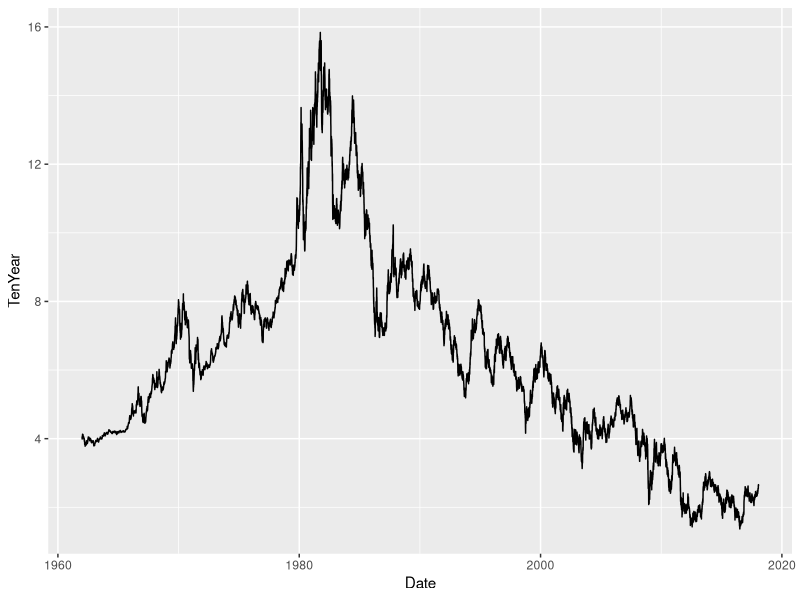

R code for this plot:
## ---- chunk 1
###this code can help remove NAs when changing the date column data from character
### to date

#lct <- Sys.getlocale("LC_TIME"); Sys.setlocale("LC_TIME", "C")
#Sys.setlocale("LC_TIME", lct)
#install.packages("jsonlite")

###this code installed relevant libraries and imported the dataset
suppressPackageStartupMessages(library(tidyverse))
suppressPackageStartupMessages(library(jsonlite))
suppressPackageStartupMessages(library(ggplot2))

df <- read.csv("FRB_H15.csv")
df <- as_tibble(df)
## ---- chunk 2
###this code cleaned up the data by changing the column names and by removing
###non-useful data

names(df)[10] <- "TenYear"
names(df)[1] <- "Date"
df <- df[-c(1:5), ]
df <- subset(df, df$TenYear != "ND")
## ---- chunk 3
###this code made the date go from character to data 
###it also made the TenYear data go from character to numeric
###finally we created the lineplot showing the 10-Year Treasury Yields over time
df$Date <- as.Date(df$Date, format = "%Y-%m-%d")
df$TenYear <- as.numeric(df$TenYear)
ggplot(data=df, aes(x=Date, y=TenYear)) +
  geom_line()
